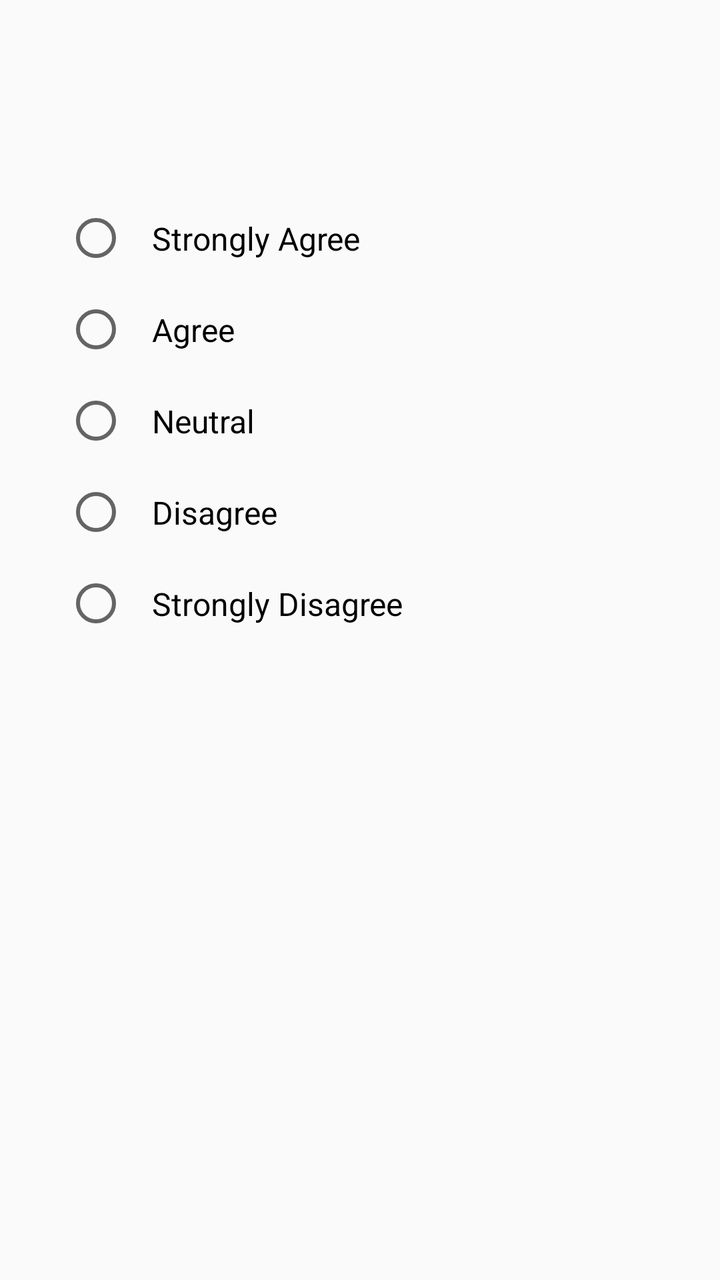
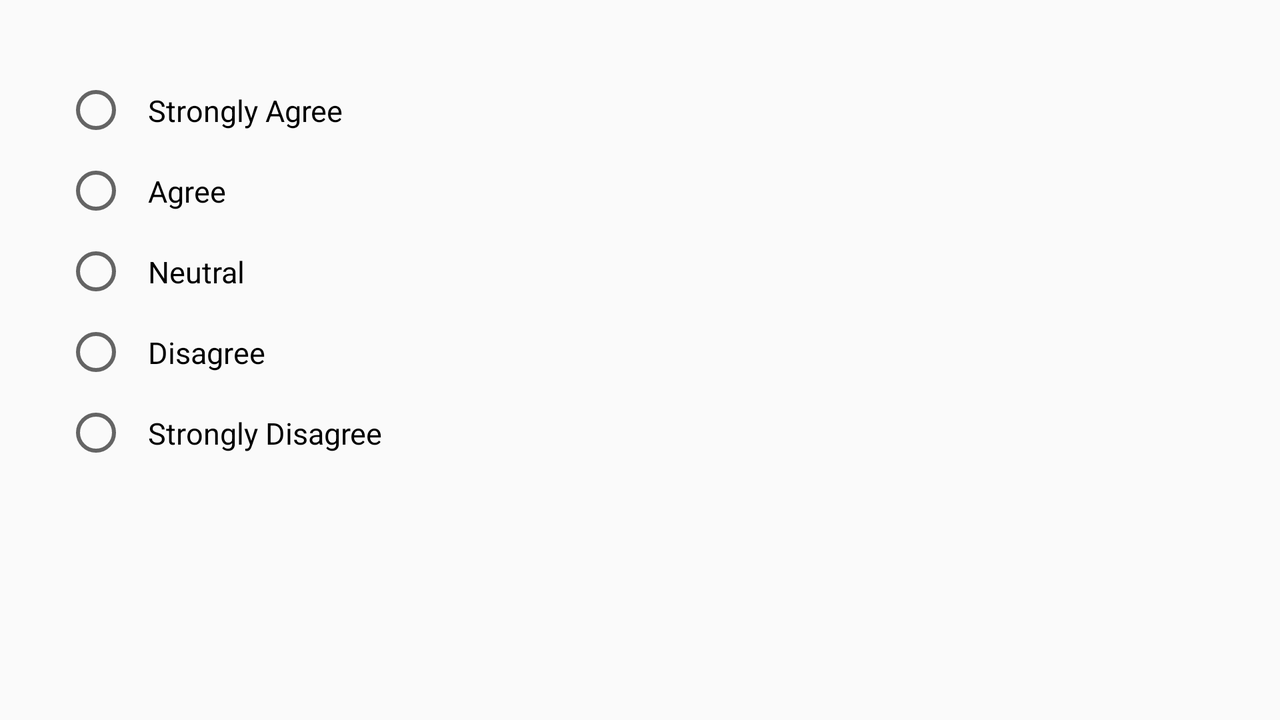

An Android layout and its configuration variant, each rendered on a device that would load it. The default file and the variant file are quoted in full after the pictures.
<!-- AndroidManifest.xml: application theme AppTheme -->
<!-- res/layout/fragment_question_detail.xml -->
<LinearLayout xmlns:android="http://schemas.android.com/apk/res/android"
                xmlns:tools="http://schemas.android.com/tools"
                android:layout_width="match_parent"
                android:layout_height="match_parent"
                android:paddingBottom="@dimen/activity_vertical_margin"
                android:paddingLeft="@dimen/activity_horizontal_margin"
                android:paddingRight="@dimen/activity_horizontal_margin"
                android:paddingTop="@dimen/activity_vertical_margin"
                android:orientation="vertical">

    <TextView
        android:id="@+id/question_detail_text"
        android:layout_width="match_parent"
        android:layout_height="wrap_content"
        android:textSize="18sp"
        android:textStyle="bold"
        android:gravity="center"
        android:paddingBottom="32dp"
        android:paddingTop="24dp"/>

    <RadioGroup
        android:id="@+id/question_answer_group"
        android:layout_width="match_parent"
        android:layout_height="wrap_content">

        <RadioButton
            android:id="@+id/strongly_agree_button"
            android:layout_width="match_parent"
            android:layout_height="wrap_content"
            android:layout_marginLeft="16dp"
            android:layout_marginRight="16dp"
            android:padding="12dp"
            android:textSize="16sp"
            android:text="@string/strongly_agree"/>
        <RadioButton
            android:id="@+id/agree_button"
            android:layout_width="match_parent"
            android:layout_height="wrap_content"
            android:layout_marginLeft="16dp"
            android:layout_marginRight="16dp"
            android:padding="12dp"
            android:textSize="16sp"
            android:text="@string/agree"/>
        <RadioButton
            android:id="@+id/neutral_button"
            android:layout_width="match_parent"
            android:layout_height="wrap_content"
            android:layout_marginLeft="16dp"
            android:layout_marginRight="16dp"
            android:padding="12dp"
            android:textSize="16sp"
            android:text="@string/neutral"/>
        <RadioButton
            android:id="@+id/disagree_button"
            android:layout_width="match_parent"
            android:layout_height="wrap_content"
            android:layout_marginLeft="16dp"
            android:layout_marginRight="16dp"
            android:padding="12dp"
            android:textSize="16sp"
            android:text="@string/disagree"/>
        <RadioButton
            android:id="@+id/strongly_disagree_button"
            android:layout_width="match_parent"
            android:layout_height="wrap_content"
            android:layout_marginLeft="16dp"
            android:layout_marginRight="16dp"
            android:padding="12dp"
            android:textSize="16sp"
            android:text="@string/strongly_disagree"/>

    </RadioGroup>

</LinearLayout>
<!-- resources referenced by this layout -->
<resources>
  <dimen name="activity_horizontal_margin">16dp</dimen>
  <dimen name="activity_vertical_margin">16dp</dimen>
  <string name="agree">Agree</string>
  <string name="disagree">Disagree</string>
  <string name="neutral">Neutral</string>
  <string name="strongly_agree">Strongly Agree</string>
  <string name="strongly_disagree">Strongly Disagree</string>
  <style name="AppTheme" parent="Theme.AppCompat.Light.DarkActionBar">
          
          <item name="colorPrimary">@color/colorPrimary</item>
          <item name="colorPrimaryDark">@color/colorPrimaryDark</item>
          <item name="colorAccent">@color/colorAccent</item>
      </style>
  <color name="colorPrimary">#3F51B5</color>
  <color name="colorPrimaryDark">#303F9F</color>
  <color name="colorAccent">#FF4081</color>
</resources>
<!-- res/layout-land/fragment_question_detail.xml (the author's variant of the layout above) -->
<!-- drawn on the phone turned sideways -->
<LinearLayout xmlns:android="http://schemas.android.com/apk/res/android"
                xmlns:tools="http://schemas.android.com/tools"
                android:layout_width="match_parent"
                android:layout_height="match_parent"
                android:paddingBottom="@dimen/activity_vertical_margin"
                android:paddingLeft="@dimen/activity_horizontal_margin"
                android:paddingRight="@dimen/activity_horizontal_margin"
                android:paddingTop="@dimen/activity_vertical_margin"
                android:orientation="vertical">

        <TextView
            android:id="@+id/question_detail_text"
            android:layout_width="match_parent"
            android:layout_height="wrap_content"
            android:layout_marginLeft="16dp"
            android:layout_marginRight="16dp"/>

    <LinearLayout
        android:layout_width="match_parent"
        android:layout_height="wrap_content">
        <RadioGroup
            android:id="@+id/question_answer_group"
            android:layout_width="match_parent"
            android:layout_height="wrap_content">

            <RadioButton
                android:id="@+id/strongly_agree_button"
                android:layout_width="match_parent"
                android:layout_height="wrap_content"
                android:layout_marginLeft="16dp"
                android:layout_marginRight="16dp"
                android:padding="10dp"
                android:textSize="15sp"
                android:text="@string/strongly_agree"/>
            <RadioButton
                android:id="@+id/agree_button"
                android:layout_width="match_parent"
                android:layout_height="wrap_content"
                android:layout_marginLeft="16dp"
                android:layout_marginRight="16dp"
                android:padding="10dp"
                android:textSize="15sp"
                android:text="@string/agree"/>
            <RadioButton
                android:id="@+id/neutral_button"
                android:layout_width="match_parent"
                android:layout_height="wrap_content"
                android:layout_marginLeft="16dp"
                android:layout_marginRight="16dp"
                android:padding="10dp"
                android:textSize="15sp"
                android:text="@string/neutral"/>

            <RadioButton
                android:id="@+id/disagree_button"
                android:layout_width="match_parent"
                android:layout_height="wrap_content"
                android:layout_marginLeft="16dp"
                android:layout_marginRight="16dp"
                android:padding="10dp"
                android:text="@string/disagree"
                android:textSize="15sp"/>
            <RadioButton
                android:id="@+id/strongly_disagree_button"
                android:layout_width="match_parent"
                android:layout_height="wrap_content"
                android:layout_marginLeft="16dp"
                android:layout_marginRight="16dp"
                android:padding="10dp"
                android:textSize="15sp"
                android:text="@string/strongly_disagree"/>

        </RadioGroup>
    </LinearLayout>

</LinearLayout>
